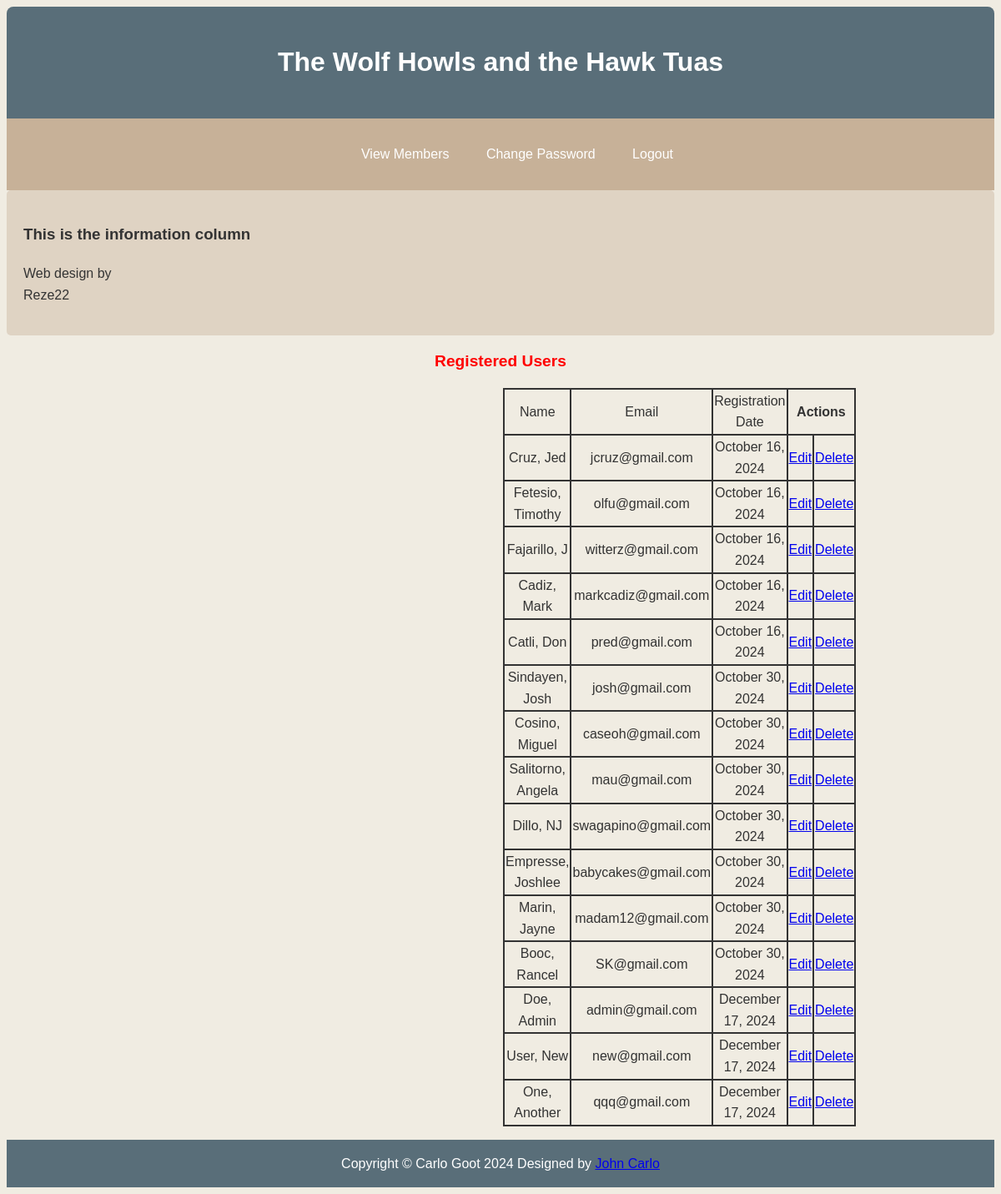
The page /register-view-users.php on the database its author committed.
### tables this page shows
CREATE TABLE `users` (
  `user_id` int(11) NOT NULL,
  `fname` varchar(40) NOT NULL,
  `lname` varchar(40) NOT NULL,
  `email` varchar(40) NOT NULL,
  `psword` varchar(65) NOT NULL,
  `registration_date` datetime NOT NULL DEFAULT current_timestamp(),
  `user_level` tinyint(3) UNSIGNED NOT NULL
);

### register-view-users.php (the view, shortened to what this page needs)
<!doctype html>
<html lang="en">
<head>
	<link rel="stylesheet" type="text/css" href="newcss2.css">
</head>
<body>
	<div id="container-for-view">
		<?php include('header.php'); ?>
		<?php include('nav_admin.php'); ?>
		<?php include('infocolumn.php'); ?>
		<div class='content-view-users'>
			<h2>Registered Users</h2>
			<p>
			<?php
				require('mysqli_connect.php');
				$q = "SELECT user_id, fname, lname, email, DATE_FORMAT(registration_date, '%M %d, %Y') as regdate FROM users ORDER BY registration_date ASC";
				$result = @mysqli_query($dbcon, $q);
				if($result){
					echo '<table class="content-table" cellspacing ="0.5">
						<tr>
						<td>Name</td>
						<td>Email</td>
						<td>Registration Date</td>
						<th colspan = 2>Actions</th>
						</tr>';
					while($row = mysqli_fetch_array($result, MYSQLI_ASSOC)){
						echo '<tr>
						<td>'.$row['lname'].', '.$row['fname'] . '</td>
						<td>'.$row['email'] . '</td>
						<td>'.$row['regdate'] . '</td>
						<td><a href="edit_user.php?id='.$row['user_id'].'">Edit</a></td>
						<td><a href="delete_user.php?id='.$row['user_id'].'">Delete</a></td>
						</tr>';
					}
					echo '</table>';
				}else{
					echo '<p class = "error">The current users could not be retrieved due to a system error. Please report this incident to the SysAdmin. Error Code: 22</p>';
				}
			?>
			</p>
		</div>
	</div>
	<?php include('footer.php'); ?>
</body>
</html>

### header.php
<div id='header'>
	<h1>The Wolf Howls and the Hawk Tuas</h1>
</div>

### nav_admin.php
<div id ="nav">
	<ul>
		<li><a href="register-view-users.php" title="View Users">View Members</a></li>
		<li><a href="admin_changepw.php" title="Change Password Page">Change Password</a></li>
		<li><a href="logout.php" title="Logout">Logout</a></li>
	</ul>
</div>

### infocolumn.php
<div id="info-col">
	<h3>This is the information column</h3>
	<p>Web design by<br/>Reze22</p>
</div>

### footer.php
<div id="footer">
	<p>Copyright &copy; Carlo Goot 2024 Designed by
	<a href="https://fb.me/jcgoot22">John Carlo</a></p>
</div>

### newcss2.css (style rules this page uses)
h2 { color: red; font-size: larger; }
body { font-family: Arial, sans-serif; line-height: 1.6; background: #f0ece2; color: #333; display: flex; flex-direction: column; min-height: 100vh; }
table, th, td { border: 1px solid; width: 35%; text-align: center; align-content: center; }
#info-col { padding: 20px; background: #dfd3c3; border-radius: 5px; margin-bottom: 0px; margin-left: 0px; }
#header { text-align: center; padding: 20px 0; background: #596e79; color: white; border-radius: 8px 8px 0 0; }
#nav { background: #c7b198; overflow: hidden; }
#nav ul { list-style-type: none; text-align: center; }
#nav ul li { display: inline; }
#nav ul li a { display: inline-block; padding: 14px 20px; text-decoration: none; color: white; transition: background 0.3s; }
#footer { text-align: center; background: #596e79; color: white; position:relative; border-bottom: 0px; }
.content-view-users { text-align: center; }
.content-table { margin-left: 595px; }

### rows shown on the page
users: lname "Cruz", fname "Jed", email "jcruz@gmail.com", regdate "October 16, 2024"
users: lname "Fetesio", fname "Timothy", email "olfu@gmail.com", regdate "October 16, 2024"
users: lname "Fajarillo", fname "J", email "witterz@gmail.com", regdate "October 16, 2024"
users: lname "Cadiz", fname "Mark", email "markcadiz@gmail.com", regdate "October 16, 2024"
users: lname "Catli", fname "Don", email "pred@gmail.com", regdate "October 16, 2024"
users: lname "Sindayen", fname "Josh", email "josh@gmail.com", regdate "October 30, 2024"
users: lname "Cosino", fname "Miguel", email "caseoh@gmail.com", regdate "October 30, 2024"
users: lname "Salitorno", fname "Angela", email "mau@gmail.com", regdate "October 30, 2024"
users: lname "Dillo", fname "NJ", email "swagapino@gmail.com", regdate "October 30, 2024"
users: lname "Empresse", fname "Joshlee", email "babycakes@gmail.com", regdate "October 30, 2024"
users: lname "Marin", fname "Jayne", email "madam12@gmail.com", regdate "October 30, 2024"
users: lname "Booc", fname "Rancel", email "SK@gmail.com", regdate "October 30, 2024"
users: lname "Doe", fname "Admin", email "admin@gmail.com", regdate "December 17, 2024"
users: lname "User", fname "New", email "new@gmail.com", regdate "December 17, 2024"
users: lname "One", fname "Another", email "qqq@gmail.com", regdate "December 17, 2024"
